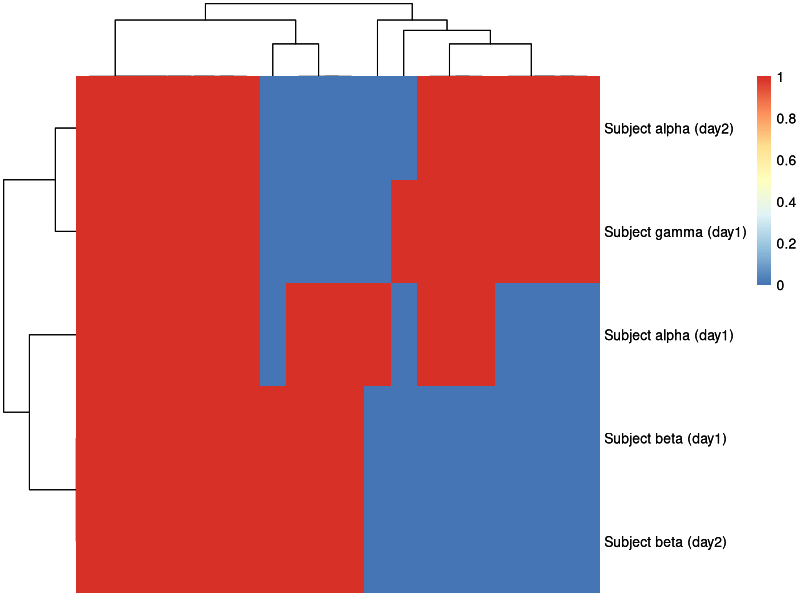

Here is the R script that generated this plot:
#### Updated at Jan 14, 2022
#### Script recommended to be used in RStudio

library(pheatmap)
#library(vegan) ### if you want to use PCoA from data
#library(funrar) ### if you want to use  `make_relative``

##################################################################################################################
data  <- read.table("matrix.tsv", 
                    header = T, sep = "\t", comment.char = "", check.names = F)
### backup
olddata <- data

### Optional: change the "-" character for a dot (if the names contain any "-")
#colnames(data) <- gsub('-', '.', colnames(data))

### rownames will be assigned to the cluster name
rownames(data) <- data$Group
### remove the first column
data <- data[,-1]

### Optional: if you don't need a colum
### this is for remove it (`uselessCol` is your target column)
#data$uselessCol <- NULL

### Transpose table (Genomes will have to be the rows)
tdata <- t(data)
tdata <- as.data.frame(tdata)

#### Now, we convert our dataset into a binary matrix (0 / 1)
binary_tdata <- as.matrix((tdata > 0) + 0) ### making binary
binary_tdata <- as.data.frame(binary_tdata)
binary_data  <- t(binary_tdata)

##################################################################################################################

##################################################################################################################
##### Now, let's use a list for descriptions for Sample Labels

##### Open datalabels (metadata.tsv need to have only two columns: the name i the original dataset
##### and the new label)

dataLabels  <- read.table("metadata.tsv", 
                          header = T, sep = "\t", comment.char = "")
colnames(dataLabels) <- c("NAME","LABEL")
### Optional: change the "-" character for a dot (if the names contain any "-")
dataLabels$NAME <- gsub('-', '.', dataLabels$NAME)

#### Change rownames, maing match with names in datalabels (for the binary trasposed matrix)
rownames(binary_tdata) <- gsub('-', '.', rownames(binary_tdata))
binary_tdata_v2 <- cbind(neoname = dataLabels$LABEL[ match(rownames(binary_tdata),dataLabels$NAME) ],
      binary_tdata)
rownames(binary_tdata_v2) <- binary_tdata_v2$neoname
binary_tdata_v2$neoname <- NULL


##################################################################################################################
#### SUPERHEATMAP (binary matrix, including new labels)
K <- pheatmap(binary_tdata_v2,
              border_color=NA,
              clustering_method="complete",
              show_rownames = T,
              show_colnames = F,
              fontsize_col = 1,
              fontsize_row = 10,
              annotation_legend=F,
              cutree_rows = 1,
              cutree_cols = 1)
K

##################################################################################################################
#### END
